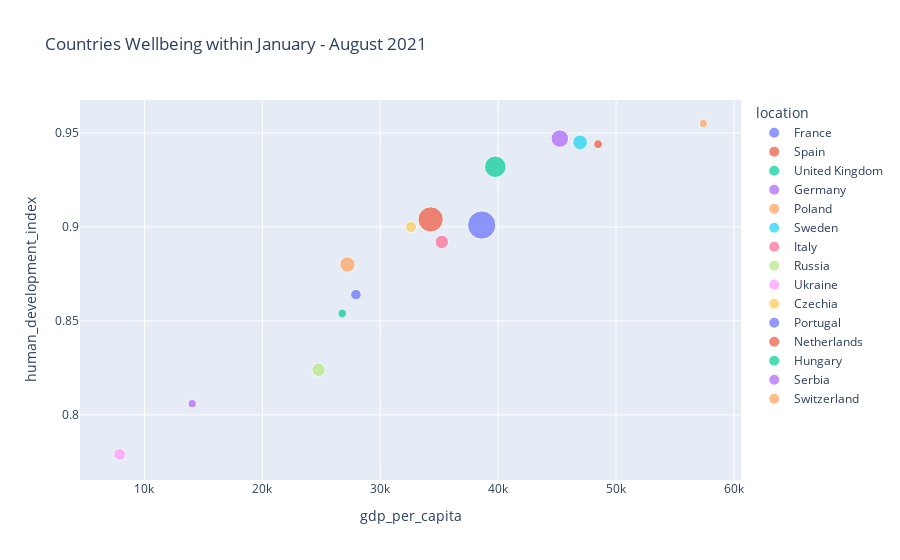

The notebook cell saved with this chart:
### Code cell
fig =px.scatter(c_d_e1, x= 'gdp_per_capita', y= 'human_development_index',
            hover_data= ['location','new_cases','life_expectancy'], color='location',
            title= 'Countries Wellbeing within January - August 2021', size='new_cases')

fig.show()

### Figure 1 — Plotly figure (JSON) as saved in the notebook; plotly's stock layout.template omitted (floating-point values rounded to 4 significant figures)
{"data": [{"customdata": [["France", 117900, 82.66]], "hovertemplate": "location=%{customdata[0]}<br>gdp_per_capita=%{x}<br>human_development_index=%{y}<br>new_cases=%{customdata[1]}<br>life_expectancy=%{customdata[2]}<extra></extra>", "legendgroup": "France", "marker": {"color": "#636efa", "size": [117900], "sizemode": "area", "sizeref": 294.8, "symbol": "circle"}, "mode": "markers", "name": "France", "orientation": "v", "showlegend": true, "type": "scatter", "x": [38610.0], "xaxis": "x", "y": [0.901], "yaxis": "y"}, {"customdata": [["Spain", 93822, 83.56]], "hovertemplate": "location=%{customdata[0]}<br>gdp_per_capita=%{x}<br>human_development_index=%{y}<br>new_cases=%{customdata[1]}<br>life_expectancy=%{customdata[2]}<extra></extra>", "legendgroup": "Spain", "marker": {"color": "#EF553B", "size": [93822], "sizemode": "area", "sizeref": 294.8, "symbol": "circle"}, "mode": "markers", "name": "Spain", "orientation": "v", "showlegend": true, "type": "scatter", "x": [34270.0], "xaxis": "x", "y": [0.904], "yaxis": "y"}, {"customdata": [["United Kingdom", 68192, 81.32]], "hovertemplate": "location=%{customdata[0]}<br>gdp_per_capita=%{x}<br>human_development_index=%{y}<br>new_cases=%{customdata[1]}<br>life_expectancy=%{customdata[2]}<extra></extra>", "legendgroup": "United Kingdom", "marker": {"color": "#00cc96", "size": [68192], "sizemode": "area", "sizeref": 294.8, "symbol": "circle"}, "mode": "markers", "name": "United Kingdom", "orientation": "v", "showlegend": true, "type": "scatter", "x": [39750.0], "xaxis": "x", "y": [0.932], "yaxis": "y"}, {"customdata": [["Germany", 45333, 81.33]], "hovertemplate": "location=%{customdata[0]}<br>gdp_per_capita=%{x}<br>human_development_index=%{y}<br>new_cases=%{customdata[1]}<br>life_expectancy=%{customdata[2]}<extra></extra>", "legendgroup": "Germany", "marker": {"color": "#ab63fa", "size": [45333], "sizemode": "area", "sizeref": 294.8, "symbol": "circle"}, "mode": "markers", "name": "Germany", "orientation": "v", "showlegend": true, "type": "scatter", "x": [45230.0], "xaxis": "x", "y": [0.947], "yaxis": "y"}, {"customdata": [["Poland", 35253, 78.73]], "hovertemplate": "location=%{customdata[0]}<br>gdp_per_capita=%{x}<br>human_development_index=%{y}<br>new_cases=%{customdata[1]}<br>life_expectancy=%{customdata[2]}<extra></extra>", "legendgroup": "Poland", "marker": {"color": "#FFA15A", "size": [35253], "sizemode": "area", "sizeref": 294.8, "symbol": "circle"}, "mode": "markers", "name": "Poland", "orientation": "v", "showlegend": true, "type": "scatter", "x": [27220.0], "xaxis": "x", "y": [0.88], "yaxis": "y"}, {"customdata": [["Sweden", 32369, 82.8]], "hovertemplate": "location=%{customdata[0]}<br>gdp_per_capita=%{x}<br>human_development_index=%{y}<br>new_cases=%{customdata[1]}<br>life_expectancy=%{customdata[2]}<extra></extra>", "legendgroup": "Sweden", "marker": {"color": "#19d3f3", "size": [32369], "sizemode": "area", "sizeref": 294.8, "symbol": "circle"}, "mode": "markers", "name": "Sweden", "orientation": "v", "showlegend": true, "type": "scatter", "x": [46950.0], "xaxis": "x", "y": [0.945], "yaxis": "y"}, {"customdata": [["Italy", 26790, 83.51]], "hovertemplate": "location=%{customdata[0]}<br>gdp_per_capita=%{x}<br>human_development_index=%{y}<br>new_cases=%{customdata[1]}<br>life_expectancy=%{customdata[2]}<extra></extra>", "legendgroup": "Italy", "marker": {"color": "#FF6692", "size": [26790], "sizemode": "area", "sizeref": 294.8, "symbol": "circle"}, "mode": "markers", "name": "Italy", "orientation": "v", "showlegend": true, "type": "scatter", "x": [35220.0], "xaxis": "x", "y": [0.892], "yaxis": "y"}, {"customdata": [["Russia", 26613, 72.58]], "hovertemplate": "location=%{customdata[0]}<br>gdp_per_capita=%{x}<br>human_development_index=%{y}<br>new_cases=%{customdata[1]}<br>life_expectancy=%{customdata[2]}<extra></extra>", "legendgroup": "Russia", "marker": {"color": "#B6E880", "size": [26613], "sizemode": "area", "sizeref": 294.8, "symbol": "circle"}, "mode": "markers", "name": "Russia", "orientation": "v", "showlegend": true, "type": "scatter", "x": [24770.0], "xaxis": "x", "y": [0.824], "yaxis": "y"}, {"customdata": [["Ukraine", 20456, 72.06]], "hovertemplate": "location=%{customdata[0]}<br>gdp_per_capita=%{x}<br>human_development_index=%{y}<br>new_cases=%{customdata[1]}<br>life_expectancy=%{customdata[2]}<extra></extra>", "legendgroup": "Ukraine", "marker": {"color": "#FF97FF", "size": [20456], "sizemode": "area", "sizeref": 294.8, "symbol": "circle"}, "mode": "markers", "name": "Ukraine", "orientation": "v", "showlegend": true, "type": "scatter", "x": [7894.0], "xaxis": "x", "y": [0.779], "yaxis": "y"}, {"customdata": [["Czechia", 17773, 79.38]], "hovertemplate": "location=%{customdata[0]}<br>gdp_per_capita=%{x}<br>human_development_index=%{y}<br>new_cases=%{customdata[1]}<br>life_expectancy=%{customdata[2]}<extra></extra>", "legendgroup": "Czechia", "marker": {"color": "#FECB52", "size": [17773], "sizemode": "area", "sizeref": 294.8, "symbol": "circle"}, "mode": "markers", "name": "Czechia", "orientation": "v", "showlegend": true, "type": "scatter", "x": [32610.0], "xaxis": "x", "y": [0.9], "yaxis": "y"}, {"customdata": [["Portugal", 16432, 82.05]], "hovertemplate": "location=%{customdata[0]}<br>gdp_per_capita=%{x}<br>human_development_index=%{y}<br>new_cases=%{customdata[1]}<br>life_expectancy=%{customdata[2]}<extra></extra>", "legendgroup": "Portugal", "marker": {"color": "#636efa", "size": [16432], "sizemode": "area", "sizeref": 294.8, "symbol": "circle"}, "mode": "markers", "name": "Portugal", "orientation": "v", "showlegend": true, "type": "scatter", "x": [27940.0], "xaxis": "x", "y": [0.864], "yaxis": "y"}, {"customdata": [["Netherlands", 11368, 82.28]], "hovertemplate": "location=%{customdata[0]}<br>gdp_per_capita=%{x}<br>human_development_index=%{y}<br>new_cases=%{customdata[1]}<br>life_expectancy=%{customdata[2]}<extra></extra>", "legendgroup": "Netherlands", "marker": {"color": "#EF553B", "size": [11368], "sizemode": "area", "sizeref": 294.8, "symbol": "circle"}, "mode": "markers", "name": "Netherlands", "orientation": "v", "showlegend": true, "type": "scatter", "x": [48470.0], "xaxis": "x", "y": [0.944], "yaxis": "y"}, {"customdata": [["Hungary", 11265, 76.88]], "hovertemplate": "location=%{customdata[0]}<br>gdp_per_capita=%{x}<br>human_development_index=%{y}<br>new_cases=%{customdata[1]}<br>life_expectancy=%{customdata[2]}<extra></extra>", "legendgroup": "Hungary", "marker": {"color": "#00cc96", "size": [11265], "sizemode": "area", "sizeref": 294.8, "symbol": "circle"}, "mode": "markers", "name": "Hungary", "orientation": "v", "showlegend": true, "type": "scatter", "x": [26780.0], "xaxis": "x", "y": [0.854], "yaxis": "y"}, {"customdata": [["Serbia", 9983, 76]], "hovertemplate": "location=%{customdata[0]}<br>gdp_per_capita=%{x}<br>human_development_index=%{y}<br>new_cases=%{customdata[1]}<br>life_expectancy=%{customdata[2]}<extra></extra>", "legendgroup": "Serbia", "marker": {"color": "#ab63fa", "size": [9983], "sizemode": "area", "sizeref": 294.8, "symbol": "circle"}, "mode": "markers", "name": "Serbia", "orientation": "v", "showlegend": true, "type": "scatter", "x": [14050.0], "xaxis": "x", "y": [0.806], "yaxis": "y"}, {"customdata": [["Switzerland", 9665, 83.78]], "hovertemplate": "location=%{customdata[0]}<br>gdp_per_capita=%{x}<br>human_development_index=%{y}<br>new_cases=%{customdata[1]}<br>life_expectancy=%{customdata[2]}<extra></extra>", "legendgroup": "Switzerland", "marker": {"color": "#FFA15A", "size": [9665], "sizemode": "area", "sizeref": 294.8, "symbol": "circle"}, "mode": "markers", "name": "Switzerland", "orientation": "v", "showlegend": true, "type": "scatter", "x": [57410.0], "xaxis": "x", "y": [0.955], "yaxis": "y"}], "layout": {"legend": {"itemsizing": "constant", "title": {"text": "location"}, "tracegroupgap": 0}, "title": {"text": "Countries Wellbeing within January - August 2021"}, "xaxis": {"anchor": "y", "domain": [0, 1], "title": {"text": "gdp_per_capita"}}, "yaxis": {"anchor": "x", "domain": [0, 1], "title": {"text": "human_development_index"}}}}
